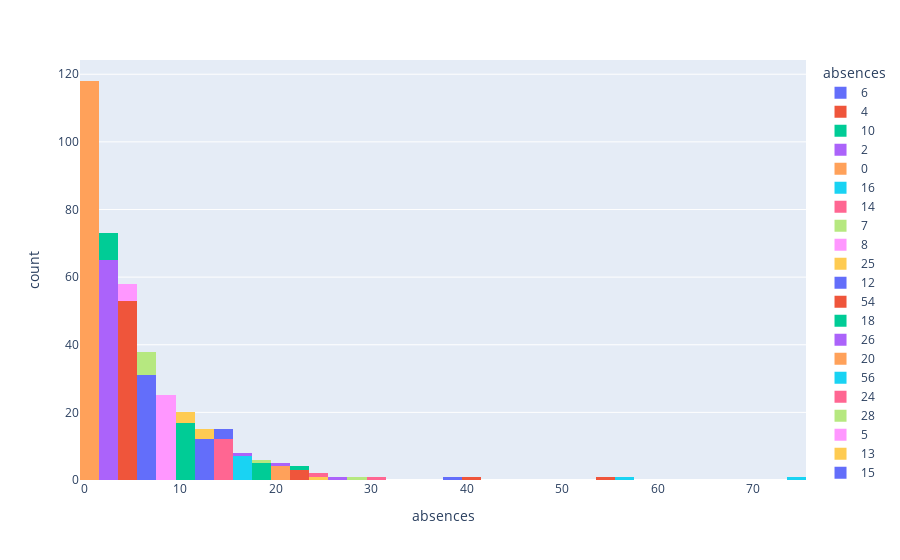

The code cell stored with this chart in its notebook:
### Code cell
fig = px.histogram(df, x="absences",nbins=60,color="absences")
fig.show()

### Figure 1 — Plotly figure (JSON) as saved in the notebook; plotly's stock layout.template omitted (floating-point values rounded to 4 significant figures)
{"data": [{"alignmentgroup": "True", "bingroup": "x", "hovertemplate": "absences=%{x}<br>count=%{y}<extra></extra>", "legendgroup": "6", "marker": {"color": "#636efa", "pattern": {"shape": ""}}, "name": "6", "nbinsx": 60, "offsetgroup": "6", "orientation": "v", "showlegend": true, "type": "histogram", "x": [6, 6, 6, 6, 6, 6, 6, 6, 6, 6, 6, 6, 6, 6, 6, 6, 6, 6, 6, 6, 6, 6, 6, 6, 6, 6, 6, 6, 6, 6, 6], "xaxis": "x", "yaxis": "y"}, {"alignmentgroup": "True", "bingroup": "x", "hovertemplate": "absences=%{x}<br>count=%{y}<extra></extra>", "legendgroup": "4", "marker": {"color": "#EF553B", "pattern": {"shape": ""}}, "name": "4", "nbinsx": 60, "offsetgroup": "4", "orientation": "v", "showlegend": true, "type": "histogram", "x": [4, 4, 4, 4, 4, 4, 4, 4, 4, 4, 4, 4, 4, 4, 4, 4, 4, 4, 4, 4, 4, 4, 4, 4, 4, 4, 4, 4, 4, 4, 4, 4, 4, 4, 4, 4, 4, 4, 4, 4, 4, 4, 4, 4, 4, 4, 4, 4, 4, 4, 4, 4, 4], "xaxis": "x", "yaxis": "y"}, {"alignmentgroup": "True", "bingroup": "x", "hovertemplate": "absences=%{x}<br>count=%{y}<extra></extra>", "legendgroup": "10", "marker": {"color": "#00cc96", "pattern": {"shape": ""}}, "name": "10", "nbinsx": 60, "offsetgroup": "10", "orientation": "v", "showlegend": true, "type": "histogram", "x": [10, 10, 10, 10, 10, 10, 10, 10, 10, 10, 10, 10, 10, 10, 10, 10, 10], "xaxis": "x", "yaxis": "y"}, {"alignmentgroup": "True", "bingroup": "x", "hovertemplate": "absences=%{x}<br>count=%{y}<extra></extra>", "legendgroup": "2", "marker": {"color": "#ab63fa", "pattern": {"shape": ""}}, "name": "2", "nbinsx": 60, "offsetgroup": "2", "orientation": "v", "showlegend": true, "type": "histogram", "x": [2, 2, 2, 2, 2, 2, 2, 2, 2, 2, 2, 2, 2, 2, 2, 2, 2, 2, 2, 2, 2, 2, 2, 2, 2, 2, 2, 2, 2, 2, 2, 2, 2, 2, 2, 2, 2, 2, 2, 2, 2, 2, 2, 2, 2, 2, 2, 2, 2, 2, 2, 2, 2, 2, 2, 2, 2, 2, 2, 2, 2, 2, 2, 2, 2], "xaxis": "x", "yaxis": "y"}, {"alignmentgroup": "True", "bingroup": "x", "hovertemplate": "absences=%{x}<br>count=%{y}<extra></extra>", "legendgroup": "0", "marker": {"color": "#FFA15A", "pattern": {"shape": ""}}, "name": "0", "nbinsx": 60, "offsetgroup": "0", "orientation": "v", "showlegend": true, "type": "histogram", "x": [0, 0, 0, 0, 0, 0, 0, 0, 0, 0, 0, 0, 0, 0, 0, 0, 0, 0, 0, 0, 0, 0, 0, 0, 0, 0, 0, 0, 0, 0, 0, 0, 0, 0, 0, 0, 0, 0, 0, 0, 0, 0, 0, 0, 0, 0, 0, 0, 0, 0, 0, 0, 0, 0, 0, 0, 0, 0, 0, 0, 0, 0, 0, 0, 0, 0, 0, 0, 0, 0, 0, 0, 0, 0, 0, 0, 0, 0, 0, 0, 0, 0, 0, 0, 0, 0, 0, 0, 0, 0, 0, 0, 0, 0, 0, 0, 0, 0, 0, 0, 0, 0, 0, 0, 0, 0, 0, 0, 0, 0, 0, 0, 0, 0, 0], "xaxis": "x", "yaxis": "y"}, {"alignmentgroup": "True", "bingroup": "x", "hovertemplate": "absences=%{x}<br>count=%{y}<extra></extra>", "legendgroup": "16", "marker": {"color": "#19d3f3", "pattern": {"shape": ""}}, "name": "16", "nbinsx": 60, "offsetgroup": "16", "orientation": "v", "showlegend": true, "type": "histogram", "x": [16, 16, 16, 16, 16, 16, 16], "xaxis": "x", "yaxis": "y"}, {"alignmentgroup": "True", "bingroup": "x", "hovertemplate": "absences=%{x}<br>count=%{y}<extra></extra>", "legendgroup": "14", "marker": {"color": "#FF6692", "pattern": {"shape": ""}}, "name": "14", "nbinsx": 60, "offsetgroup": "14", "orientation": "v", "showlegend": true, "type": "histogram", "x": [14, 14, 14, 14, 14, 14, 14, 14, 14, 14, 14, 14], "xaxis": "x", "yaxis": "y"}, {"alignmentgroup": "True", "bingroup": "x", "hovertemplate": "absences=%{x}<br>count=%{y}<extra></extra>", "legendgroup": "7", "marker": {"color": "#B6E880", "pattern": {"shape": ""}}, "name": "7", "nbinsx": 60, "offsetgroup": "7", "orientation": "v", "showlegend": true, "type": "histogram", "x": [7, 7, 7, 7, 7, 7, 7], "xaxis": "x", "yaxis": "y"}, {"alignmentgroup": "True", "bingroup": "x", "hovertemplate": "absences=%{x}<br>count=%{y}<extra></extra>", "legendgroup": "8", "marker": {"color": "#FF97FF", "pattern": {"shape": ""}}, "name": "8", "nbinsx": 60, "offsetgroup": "8", "orientation": "v", "showlegend": true, "type": "histogram", "x": [8, 8, 8, 8, 8, 8, 8, 8, 8, 8, 8, 8, 8, 8, 8, 8, 8, 8, 8, 8, 8, 8], "xaxis": "x", "yaxis": "y"}, {"alignmentgroup": "True", "bingroup": "x", "hovertemplate": "absences=%{x}<br>count=%{y}<extra></extra>", "legendgroup": "25", "marker": {"color": "#FECB52", "pattern": {"shape": ""}}, "name": "25", "nbinsx": 60, "offsetgroup": "25", "orientation": "v", "showlegend": true, "type": "histogram", "x": [25], "xaxis": "x", "yaxis": "y"}, {"alignmentgroup": "True", "bingroup": "x", "hovertemplate": "absences=%{x}<br>count=%{y}<extra></extra>", "legendgroup": "12", "marker": {"color": "#636efa", "pattern": {"shape": ""}}, "name": "12", "nbinsx": 60, "offsetgroup": "12", "orientation": "v", "showlegend": true, "type": "histogram", "x": [12, 12, 12, 12, 12, 12, 12, 12, 12, 12, 12, 12], "xaxis": "x", "yaxis": "y"}, {"alignmentgroup": "True", "bingroup": "x", "hovertemplate": "absences=%{x}<br>count=%{y}<extra></extra>", "legendgroup": "54", "marker": {"color": "#EF553B", "pattern": {"shape": ""}}, "name": "54", "nbinsx": 60, "offsetgroup": "54", "orientation": "v", "showlegend": true, "type": "histogram", "x": [54], "xaxis": "x", "yaxis": "y"}, {"alignmentgroup": "True", "bingroup": "x", "hovertemplate": "absences=%{x}<br>count=%{y}<extra></extra>", "legendgroup": "18", "marker": {"color": "#00cc96", "pattern": {"shape": ""}}, "name": "18", "nbinsx": 60, "offsetgroup": "18", "orientation": "v", "showlegend": true, "type": "histogram", "x": [18, 18, 18, 18, 18], "xaxis": "x", "yaxis": "y"}, {"alignmentgroup": "True", "bingroup": "x", "hovertemplate": "absences=%{x}<br>count=%{y}<extra></extra>", "legendgroup": "26", "marker": {"color": "#ab63fa", "pattern": {"shape": ""}}, "name": "26", "nbinsx": 60, "offsetgroup": "26", "orientation": "v", "showlegend": true, "type": "histogram", "x": [26], "xaxis": "x", "yaxis": "y"}, {"alignmentgroup": "True", "bingroup": "x", "hovertemplate": "absences=%{x}<br>count=%{y}<extra></extra>", "legendgroup": "20", "marker": {"color": "#FFA15A", "pattern": {"shape": ""}}, "name": "20", "nbinsx": 60, "offsetgroup": "20", "orientation": "v", "showlegend": true, "type": "histogram", "x": [20, 20, 20, 20], "xaxis": "x", "yaxis": "y"}, {"alignmentgroup": "True", "bingroup": "x", "hovertemplate": "absences=%{x}<br>count=%{y}<extra></extra>", "legendgroup": "56", "marker": {"color": "#19d3f3", "pattern": {"shape": ""}}, "name": "56", "nbinsx": 60, "offsetgroup": "56", "orientation": "v", "showlegend": true, "type": "histogram", "x": [56], "xaxis": "x", "yaxis": "y"}, {"alignmentgroup": "True", "bingroup": "x", "hovertemplate": "absences=%{x}<br>count=%{y}<extra></extra>", "legendgroup": "24", "marker": {"color": "#FF6692", "pattern": {"shape": ""}}, "name": "24", "nbinsx": 60, "offsetgroup": "24", "orientation": "v", "showlegend": true, "type": "histogram", "x": [24], "xaxis": "x", "yaxis": "y"}, {"alignmentgroup": "True", "bingroup": "x", "hovertemplate": "absences=%{x}<br>count=%{y}<extra></extra>", "legendgroup": "28", "marker": {"color": "#B6E880", "pattern": {"shape": ""}}, "name": "28", "nbinsx": 60, "offsetgroup": "28", "orientation": "v", "showlegend": true, "type": "histogram", "x": [28], "xaxis": "x", "yaxis": "y"}, {"alignmentgroup": "True", "bingroup": "x", "hovertemplate": "absences=%{x}<br>count=%{y}<extra></extra>", "legendgroup": "5", "marker": {"color": "#FF97FF", "pattern": {"shape": ""}}, "name": "5", "nbinsx": 60, "offsetgroup": "5", "orientation": "v", "showlegend": true, "type": "histogram", "x": [5, 5, 5, 5, 5], "xaxis": "x", "yaxis": "y"}, {"alignmentgroup": "True", "bingroup": "x", "hovertemplate": "absences=%{x}<br>count=%{y}<extra></extra>", "legendgroup": "13", "marker": {"color": "#FECB52", "pattern": {"shape": ""}}, "name": "13", "nbinsx": 60, "offsetgroup": "13", "orientation": "v", "showlegend": true, "type": "histogram", "x": [13, 13, 13], "xaxis": "x", "yaxis": "y"}, {"alignmentgroup": "True", "bingroup": "x", "hovertemplate": "absences=%{x}<br>count=%{y}<extra></extra>", "legendgroup": "15", "marker": {"color": "#636efa", "pattern": {"shape": ""}}, "name": "15", "nbinsx": 60, "offsetgroup": "15", "orientation": "v", "showlegend": true, "type": "histogram", "x": [15, 15, 15], "xaxis": "x", "yaxis": "y"}, {"alignmentgroup": "True", "bingroup": "x", "hovertemplate": "absences=%{x}<br>count=%{y}<extra></extra>", "legendgroup": "22", "marker": {"color": "#EF553B", "pattern": {"shape": ""}}, "name": "22", "nbinsx": 60, "offsetgroup": "22", "orientation": "v", "showlegend": true, "type": "histogram", "x": [22, 22, 22], "xaxis": "x", "yaxis": "y"}, {"alignmentgroup": "True", "bingroup": "x", "hovertemplate": "absences=%{x}<br>count=%{y}<extra></extra>", "legendgroup": "3", "marker": {"color": "#00cc96", "pattern": {"shape": ""}}, "name": "3", "nbinsx": 60, "offsetgroup": "3", "orientation": "v", "showlegend": true, "type": "histogram", "x": [3, 3, 3, 3, 3, 3, 3, 3], "xaxis": "x", "yaxis": "y"}, {"alignmentgroup": "True", "bingroup": "x", "hovertemplate": "absences=%{x}<br>count=%{y}<extra></extra>", "legendgroup": "21", "marker": {"color": "#ab63fa", "pattern": {"shape": ""}}, "name": "21", "nbinsx": 60, "offsetgroup": "21", "orientation": "v", "showlegend": true, "type": "histogram", "x": [21], "xaxis": "x", "yaxis": "y"}, {"alignmentgroup": "True", "bingroup": "x", "hovertemplate": "absences=%{x}<br>count=%{y}<extra></extra>", "legendgroup": "1", "marker": {"color": "#FFA15A", "pattern": {"shape": ""}}, "name": "1", "nbinsx": 60, "offsetgroup": "1", "orientation": "v", "showlegend": true, "type": "histogram", "x": [1, 1, 1], "xaxis": "x", "yaxis": "y"}, {"alignmentgroup": "True", "bingroup": "x", "hovertemplate": "absences=%{x}<br>count=%{y}<extra></extra>", "legendgroup": "75", "marker": {"color": "#19d3f3", "pattern": {"shape": ""}}, "name": "75", "nbinsx": 60, "offsetgroup": "75", "orientation": "v", "showlegend": true, "type": "histogram", "x": [75], "xaxis": "x", "yaxis": "y"}, {"alignmentgroup": "True", "bingroup": "x", "hovertemplate": "absences=%{x}<br>count=%{y}<extra></extra>", "legendgroup": "30", "marker": {"color": "#FF6692", "pattern": {"shape": ""}}, "name": "30", "nbinsx": 60, "offsetgroup": "30", "orientation": "v", "showlegend": true, "type": "histogram", "x": [30], "xaxis": "x", "yaxis": "y"}, {"alignmentgroup": "True", "bingroup": "x", "hovertemplate": "absences=%{x}<br>count=%{y}<extra></extra>", "legendgroup": "19", "marker": {"color": "#B6E880", "pattern": {"shape": ""}}, "name": "19", "nbinsx": 60, "offsetgroup": "19", "orientation": "v", "showlegend": true, "type": "histogram", "x": [19], "xaxis": "x", "yaxis": "y"}, {"alignmentgroup": "True", "bingroup": "x", "hovertemplate": "absences=%{x}<br>count=%{y}<extra></extra>", "legendgroup": "9", "marker": {"color": "#FF97FF", "pattern": {"shape": ""}}, "name": "9", "nbinsx": 60, "offsetgroup": "9", "orientation": "v", "showlegend": true, "type": "histogram", "x": [9, 9, 9], "xaxis": "x", "yaxis": "y"}, {"alignmentgroup": "True", "bingroup": "x", "hovertemplate": "absences=%{x}<br>count=%{y}<extra></extra>", "legendgroup": "11", "marker": {"color": "#FECB52", "pattern": {"shape": ""}}, "name": "11", "nbinsx": 60, "offsetgroup": "11", "orientation": "v", "showlegend": true, "type": "histogram", "x": [11, 11, 11], "xaxis": "x", "yaxis": "y"}, {"alignmentgroup": "True", "bingroup": "x", "hovertemplate": "absences=%{x}<br>count=%{y}<extra></extra>", "legendgroup": "38", "marker": {"color": "#636efa", "pattern": {"shape": ""}}, "name": "38", "nbinsx": 60, "offsetgroup": "38", "orientation": "v", "showlegend": true, "type": "histogram", "x": [38], "xaxis": "x", "yaxis": "y"}, {"alignmentgroup": "True", "bingroup": "x", "hovertemplate": "absences=%{x}<br>count=%{y}<extra></extra>", "legendgroup": "40", "marker": {"color": "#EF553B", "pattern": {"shape": ""}}, "name": "40", "nbinsx": 60, "offsetgroup": "40", "orientation": "v", "showlegend": true, "type": "histogram", "x": [40], "xaxis": "x", "yaxis": "y"}, {"alignmentgroup": "True", "bingroup": "x", "hovertemplate": "absences=%{x}<br>count=%{y}<extra></extra>", "legendgroup": "23", "marker": {"color": "#00cc96", "pattern": {"shape": ""}}, "name": "23", "nbinsx": 60, "offsetgroup": "23", "orientation": "v", "showlegend": true, "type": "histogram", "x": [23], "xaxis": "x", "yaxis": "y"}, {"alignmentgroup": "True", "bingroup": "x", "hovertemplate": "absences=%{x}<br>count=%{y}<extra></extra>", "legendgroup": "17", "marker": {"color": "#ab63fa", "pattern": {"shape": ""}}, "name": "17", "nbinsx": 60, "offsetgroup": "17", "orientation": "v", "showlegend": true, "type": "histogram", "x": [17], "xaxis": "x", "yaxis": "y"}], "layout": {"barmode": "relative", "legend": {"title": {"text": "absences"}, "tracegroupgap": 0}, "margin": {"t": 60}, "xaxis": {"anchor": "y", "categoryarray": [6, 4, 10, 2, 0, 16, 14, 7, 8, 25, 12, 54, 18, 26, 20, 56, 24, 28, 5, 13, 15, 22, 3, 21, 1, 75, 30, 19, 9, 11, 38, 40, 23, 17], "categoryorder": "array", "domain": [0, 1], "title": {"text": "absences"}}, "yaxis": {"anchor": "x", "domain": [0, 1], "title": {"text": "count"}}}}
